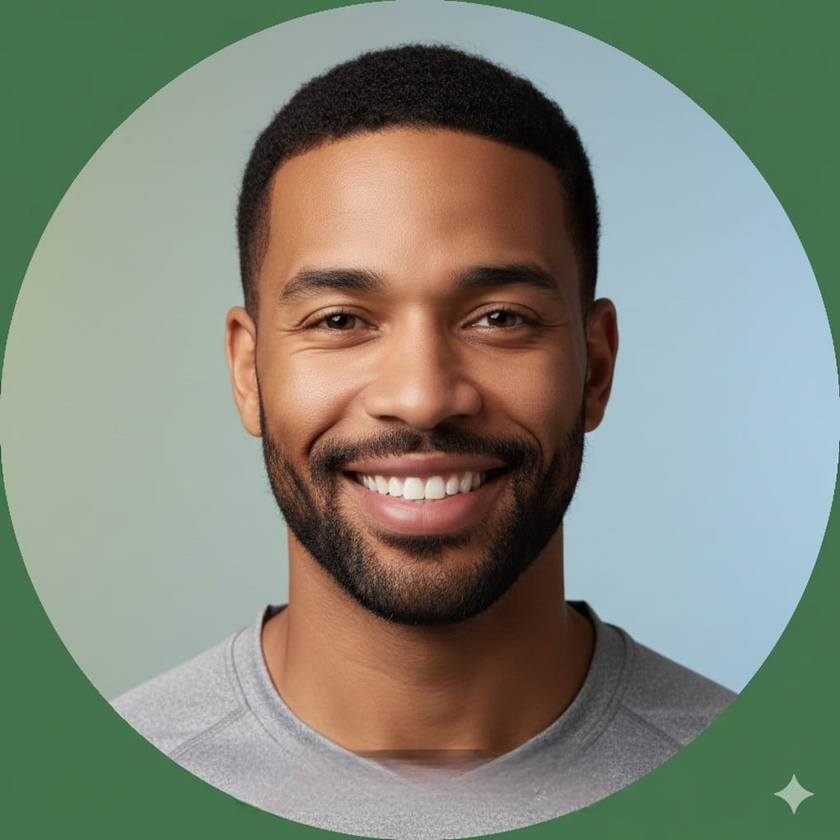
#> input picture face shape/pic.jpeg, 840 x 840 px, shrunk from 1024 x 1024 before the run
$ python face_shape.py.py -i pic.jpeg
#> lines starting #> are read from the running program, lines starting #| are printed output that depends on the picture
# face_shape.py
"""
Face shape classification (heuristic) using OpenCV Haar cascades.

- Detects face and eyes using OpenCV built-in Haar cascades.
- Estimates cheekbone width and jaw width from the face bounding box and eye positions.
- Classifies approximate face shape: Oval, Round, Square, Heart, Diamond, Oblong.
- Returns style suggestions for hair and eyewear.

Dependencies:
    pip install opencv-python numpy

Usage:
    python face_shape.py --image PATH_TO_IMAGE [--side left|right] [--out result.json]

Notes:
- This is a heuristic approach (not a research-grade ML classifier).
- Results depend on frontal face photos, neutral expression, and reasonable lighting.
"""
import argparse
import json
import math
import os
from typing import Dict, Any, Optional, Tuple, List

import cv2
import numpy as np

# Path to OpenCV's haar cascades (should be available in cv2.data.haarcascades)
HAAR_FACE = cv2.data.haarcascades + "haarcascade_frontalface_default.xml"
HAAR_EYE = cv2.data.haarcascades + "haarcascade_eye.xml"
HAAR_NOSE = cv2.data.haarcascades + "haarcascade_mcs_nose.xml"  # may or may not exist depending on opencv build
HAAR_MOUTH = cv2.data.haarcascades + "haarcascade_mcs_mouth.xml"  # optional

# Safety: fallback to face cascade only if some cascades missing
_face_cascade = cv2.CascadeClassifier(HAAR_FACE)
_eye_cascade = cv2.CascadeClassifier(HAAR_EYE)


def detect_primary_face(img_gray: np.ndarray) -> Optional[Tuple[int, int, int, int]]:
    """
    Detect the largest face in a grayscale image.
    Returns bbox (x, y, w, h) or None.
    """
    faces = _face_cascade.detectMultiScale(img_gray, scaleFactor=1.1, minNeighbors=5, minSize=(80, 80))
    if len(faces) == 0:
        return None
    # choose the largest face by area
    faces = sorted(faces, key=lambda r: r[2] * r[3], reverse=True)
    x, y, w, h = faces[0]
    return int(x), int(y), int(w), int(h)


def detect_eyes_in_face(img_gray: np.ndarray, face_bbox: Tuple[int, int, int, int]) -> List[Tuple[int, int, int, int]]:
    """
    Detect eyes within the face box and return list of bboxes (relative to whole image).
    """
    x, y, w, h = face_bbox
    face_roi = img_gray[y:y + h, x:x + w]
    eyes = _eye_cascade.detectMultiScale(face_roi, scaleFactor=1.1, minNeighbors=4, minSize=(15, 15))
    eyes_global = []
    for (ex, ey, ew, eh) in eyes:
        eyes_global.append((x + int(ex), y + int(ey), int(ew), int(eh)))
    # sort eyes by x (left->right)
    eyes_global = sorted(eyes_global, key=lambda e: e[0])
    return eyes_global


def midpoint(p1: Tuple[float, float], p2: Tuple[float, float]) -> Tuple[float, float]:
    return ((p1[0] + p2[0]) / 2.0, (p1[1] + p2[1]) / 2.0)


def estimate_measures_from_bbox_and_eyes(face_bbox: Tuple[int, int, int, int],
                                         eyes: List[Tuple[int, int, int, int]]) -> Dict[str, float]:
    """
    Estimate:
      - face_width, face_height (pixels)
      - aspect_ratio = face_height / face_width
      - eye_distance (center-to-center)
      - cheekbone_width_est (approx)
      - jaw_width_est (approx)
    These are heuristic estimates based on bbox geometry and eye positions.
    """
    x, y, w, h = face_bbox
    face_width = float(w)
    face_height = float(h)
    aspect_ratio = face_height / (face_width + 1e-9)

    # compute eye centers if available
    eye_centers = []
    for (ex, ey, ew, eh) in eyes[:2]:
        cx = ex + ew / 2.0
        cy = ey + eh / 2.0
        eye_centers.append((cx, cy))

    eye_distance = 0.0
    if len(eye_centers) >= 2:
        (x1, y1), (x2, y2) = eye_centers[0], eye_centers[1]
        eye_distance = math.hypot(x2 - x1, y2 - y1)

    # cheekbone width estimate:
    # assume cheekbones roughly sit across face at ~30% down from top of bbox
    cheek_y = y + int(0.30 * h)
    # estimate left and right cheek x positions as small inset from bbox edges
    cheek_left_x = x + int(0.12 * w)
    cheek_right_x = x + int(0.88 * w)
    cheekbone_width_est = float(cheek_right_x - cheek_left_x)

    # jaw width estimate:
    # approximate at ~85% down from top (near jawline)
    jaw_y = y + int(0.85 * h)
    jaw_left_x = x + int(0.18 * w)
    jaw_right_x = x + int(0.82 * w)
    jaw_width_est = float(jaw_right_x - jaw_left_x)

    # forehead width estimate at ~12% down from top
    forehead_y = y + int(0.12 * h)
    forehead_left_x = x + int(0.20 * w)
    forehead_right_x = x + int(0.80 * w)
    forehead_width_est = float(forehead_right_x - forehead_left_x)

    # normalized ratios
    cheek_to_face_ratio = cheekbone_width_est / (face_width + 1e-9)
    jaw_to_cheek_ratio = jaw_width_est / (cheekbone_width_est + 1e-9)
    forehead_to_cheek_ratio = forehead_width_est / (cheekbone_width_est + 1e-9)

    return {
        "face_width": face_width,
        "face_height": face_height,
        "aspect_ratio": aspect_ratio,
        "eye_distance": eye_distance,
        "cheekbone_width": cheekbone_width_est,
        "jaw_width": jaw_width_est,
        "forehead_width": forehead_width_est,
        "cheek_to_face_ratio": cheek_to_face_ratio,
        "jaw_to_cheek_ratio": jaw_to_cheek_ratio,
        "forehead_to_cheek_ratio": forehead_to_cheek_ratio,
    }


def classify_face_shape_from_measures(measures: Dict[str, float]) -> str:
    """
    Heuristic classification based on ratios.
    These heuristics are intentionally simple and conservative.
    """
    ar = measures["aspect_ratio"]
    jaw_cheek = measures["jaw_to_cheek_ratio"]
    fore_cheek = measures["forehead_to_cheek_ratio"]
    cheek_ratio = measures["cheek_to_face_ratio"]

    # Basic meaning of ratios:
    # - ar > 1.2 => long face (oblong)
    # - ar ~ 1.0 => balanced (square/oval/round)
    # - cheek_ratio near 0.8..0.9 means wide cheekbones relative to face width
    # - jaw_cheek < 0.9 means jaw narrower than cheekbones (possible heart/diamond)
    # - forehead wider than jaw -> heart
    # - cheekbones widest -> diamond
    # - jaw & forehead similar and angle strong -> square
    # - short height relative to width -> round

    # Apply ordered rules (most specific first)
    # 1) Oblong / rectangular: clearly tall
    if ar >= 1.25:
        return "Oblong"

    # 2) Round: low aspect ratio and cheekbones/width high
    if ar <= 0.95 and cheek_ratio >= 0.76:
        return "Round"

    # 3) Square: face height ~ width and jaw approx equal to cheek
    if 0.95 < ar < 1.15 and 0.92 <= jaw_cheek <= 1.08:
        return "Square"

    # 4) Heart: forehead wider than cheek/jaw and jaw noticeably narrower
    if fore_cheek > 1.05 and jaw_cheek < 0.90:
        return "Heart"

    # 5) Diamond: cheekbones are the widest region and forehead + jaw narrower
    # We check jaw_cheek < 0.95 and fore_cheek < 0.95 and cheek_ratio relatively high
    if jaw_cheek < 0.95 and fore_cheek < 0.95 and cheek_ratio >= 0.70:
        return "Diamond"

    # 6) Oval: moderate ratios (fallback, common)
    return "Oval"


def style_recommendations_for_shape(shape: str) -> Dict[str, str]:
    """
    High-level hairstyle and eyewear advice by shape.
    """
    recs = {}
    if shape == "Oval":
        recs["hair"] = "Most styles suit an oval face; try layers or soft waves."
        recs["eyewear"] = "Almost any frame shape works; square or geometric frames add contrast."
    elif shape == "Round":
        recs["hair"] = "Add height/volume on top and avoid heavy bangs; long layers elongate the face."
        recs["eyewear"] = "Angular frames (rectangular) help add definition."
    elif shape == "Square":
        recs["hair"] = "Soften the jawline with textured layers and side-swept bangs."
        recs["eyewear"] = "Round or oval frames soften strong jawlines."
    elif shape == "Heart":
        recs["hair"] = "Chin-length bobs or side-parted styles balance a narrower jaw."
        recs["eyewear"] = "Bottom-heavy frames or aviators complement heart shapes."
    elif shape == "Diamond":
        recs["hair"] = "Try soft chin-length cuts or styles that add width at the forehead/chin."
        recs["eyewear"] = "Cat-eye or rimless frames balance cheekbones."
    elif shape == "Oblong":
        recs["hair"] = "Avoid too much height; use bangs and soft curls to shorten the face visually."
        recs["eyewear"] = "Tall frames or styles with decorative temples help add width."
    else:
        recs["hair"] = "Experiment with styles; consider consulting a stylist."
        recs["eyewear"] = "Try different frame shapes to find contrast with your face."
    return recs


def analyze_face_shape(image_path: str, visualize: bool = False) -> Dict[str, Any]:
    """
    Main entry point: analyze an image and return results dict.
    If visualize=True, a debug image will be written next to the input file.
    """
    if not os.path.isfile(image_path):
        raise FileNotFoundError(f"Image not found: {image_path}")

    img_bgr = cv2.imread(image_path)
    if img_bgr is None:
        raise IOError(f"Failed to load image (cv2) at: {image_path}")

    img_gray = cv2.cvtColor(img_bgr, cv2.COLOR_BGR2GRAY)
    face_bbox = detect_primary_face(img_gray)
    debug_boxes = []

    if face_bbox is None:
        # fallback: try a larger search (scale parameters) or return early
        face_bbox = _face_cascade.detectMultiScale(img_gray, scaleFactor=1.05, minNeighbors=3, minSize=(60, 60))
        if isinstance(face_bbox, (list, tuple)) and len(face_bbox) > 0:
            x, y, w, h = face_bbox[0]
            face_bbox = (int(x), int(y), int(w), int(h))
        else:
            return {"error": "No face detected"}

    debug_boxes.append(("face", face_bbox))

    eyes = detect_eyes_in_face(img_gray, face_bbox)
    for e in eyes:
        debug_boxes.append(("eye", e))

    measures = estimate_measures_from_bbox_and_eyes(face_bbox, eyes)
    shape = classify_face_shape_from_measures(measures)
    recs = style_recommendations_for_shape(shape)

    result = {
        "image_path": image_path,
        "face_bbox": {"x": int(face_bbox[0]), "y": int(face_bbox[1]), "w": int(face_bbox[2]), "h": int(face_bbox[3])},
        "eyes_detected": [{"x": int(e[0]), "y": int(e[1]), "w": int(e[2]), "h": int(e[3])} for e in eyes],
        "measures": {k: (float(v) if isinstance(v, (int, float)) else v) for k, v in measures.items()},
        "face_shape": shape,
        "recommendations": recs,
    }

    # Optional visualization
    if visualize:
        vis = img_bgr.copy()
        # draw face bbox
        x, y, w, h = face_bbox
        cv2.rectangle(vis, (x, y), (x + w, y + h), (0, 255, 0), 2)
        for (ex, ey, ew, eh) in eyes:
            cv2.rectangle(vis, (ex, ey), (ex + ew, ey + eh), (255, 0, 0), 2)
        # write shape text
        cv2.putText(vis, f"Shape: {shape}", (x, max(10, y - 10)), cv2.FONT_HERSHEY_SIMPLEX, 0.9, (0, 255, 255), 2)
        out_path = os.path.splitext(image_path)[0] + "_face_shape_debug.jpg"
        cv2.imwrite(out_path, vis)
        result["debug_image"] = out_path

    return result


def parse_args_and_run():
    p = argparse.ArgumentParser(description="Face shape detection (heuristic) using OpenCV")
    p.add_argument("--image", "-i", required=True, help="Path to input image (frontal face recommended)")
    p.add_argument("--out", "-o", help="Optional JSON output path")
    p.add_argument("--visualize", "-v", action="store_true", help="Write debug visualization image")
    args = p.parse_args()

    try:
        res = analyze_face_shape(args.image, visualize=args.visualize)
#> in analyze_face_shape, img_bgr is the input picture: shape (840, 840, 3); mean B, G, R 120.2, 133.9, 128.1
#> in analyze_face_shape, `img_gray = cv2.cvtColor(img_bgr, cv2.COLOR_BGR2GRAY)`:
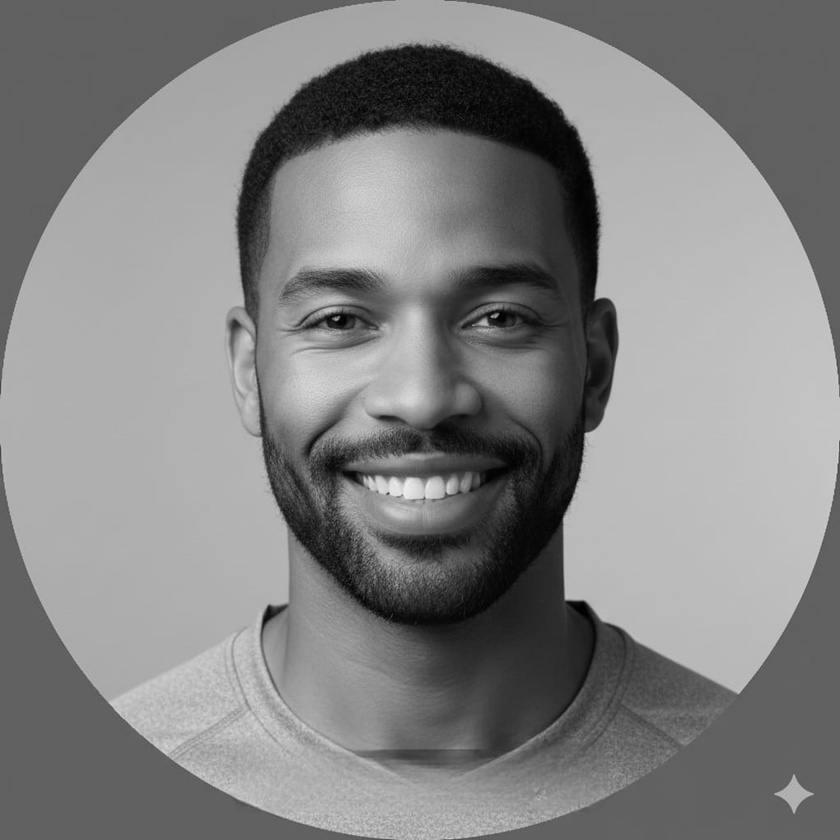
#> img_gray: shape (840, 840); min 0, max 240, mean 130.6
#> in detect_primary_face, `faces = _face_cascade.detectMultiScale(img_gray, scaleFactor=1.1, minN..`: faces = [[220, 155, 404, 404]]
#> in detect_primary_face, `x, y, w, h = faces[0]`: x = 220; y = 155; w = 404
#> in analyze_face_shape, `face_bbox = detect_primary_face(img_gray)`: face_bbox = (220, 155, 404, 404)
#> in detect_eyes_in_face, `x, y, w, h = face_bbox`: x = 220; y = 155; w = 404
#> in detect_eyes_in_face, `face_roi = img_gray[y:y + h, x:x + w]`:
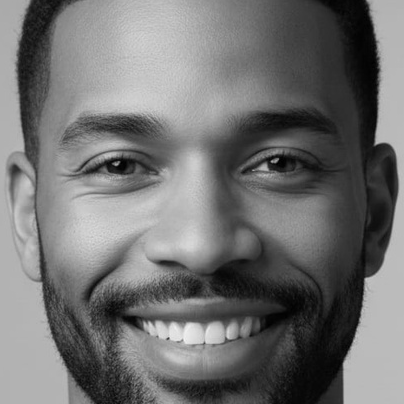
#> face_roi: shape (404, 404); min 0, max 240, mean 113
#> in detect_eyes_in_face, `eyes = _eye_cascade.detectMultiScale(face_roi, scaleFactor=1.1, minNei..`: eyes = [[227, 117, 96, 96], [61, 110, 112, 112]]
#> the loop in detect_eyes_in_face, `for (ex, ey, ew, eh) in eyes:` made 2 passes
#> after the loop in detect_eyes_in_face, `for (ex, ey, ew, eh) in eyes:`: eyes_global = [(447, 272, 96, 96), (281, 265, 112, 112)]
#> in detect_eyes_in_face, `eyes_global = sorted(eyes_global, key=lambda e: e[0])`: eyes_global = [(281, 265, 112, 112), (447, 272, 96, 96)]
#> the loop in analyze_face_shape, `for e in eyes:` made 2 passes
#> after the loop in analyze_face_shape, `for e in eyes:`: debug_boxes = [('face', (220, 155, 404, 404)), ('eye', (281, 265, 112, 112)), ('eye', (447, 272, 96, 96))]
#> in estimate_measures_from_bbox_and_eyes, `x, y, w, h = face_bbox`: x = 220; y = 155; w = 404
#> in estimate_measures_from_bbox_and_eyes, `aspect_ratio = face_height / (face_width + 1e-9)`: aspect_ratio = 1
#> the loop in estimate_measures_from_bbox_and_eyes, `for (ex, ey, ew, eh) in eyes[:2]:` made 2 passes
#> (ex, ey, ew, eh, cx, cy) on passes 1 to 2: (281, 265, 112, 112, 337, 321), (447, 272, 96, 96, 495, 320)
#> after the loop in estimate_measures_from_bbox_and_eyes, `for (ex, ey, ew, eh) in eyes[:2]:`: eye_centers = [(337, 321), (495, 320)]
#> in estimate_measures_from_bbox_and_eyes, `(x1, y1), (x2, y2) = eye_centers[0], eye_centers[1]`: x1 = 337; y1 = 321; x2 = 495; y2 = 320
#> in estimate_measures_from_bbox_and_eyes, `eye_distance = math.hypot(x2 - x1, y2 - y1)`: eye_distance = 158
#> in estimate_measures_from_bbox_and_eyes, `cheek_y = y + int(0.30 * h)`: cheek_y = 276
#> in estimate_measures_from_bbox_and_eyes, `cheek_left_x = x + int(0.12 * w)`: cheek_left_x = 268
#> in estimate_measures_from_bbox_and_eyes, `cheek_right_x = x + int(0.88 * w)`: cheek_right_x = 575
#> in estimate_measures_from_bbox_and_eyes, `cheekbone_width_est = float(cheek_right_x - cheek_left_x)`: cheekbone_width_est = 307
#> in estimate_measures_from_bbox_and_eyes, `jaw_y = y + int(0.85 * h)`: jaw_y = 498
#> in estimate_measures_from_bbox_and_eyes, `jaw_left_x = x + int(0.18 * w)`: jaw_left_x = 292
#> in estimate_measures_from_bbox_and_eyes, `jaw_right_x = x + int(0.82 * w)`: jaw_right_x = 551
#> in estimate_measures_from_bbox_and_eyes, `jaw_width_est = float(jaw_right_x - jaw_left_x)`: jaw_width_est = 259
#> in estimate_measures_from_bbox_and_eyes, `forehead_y = y + int(0.12 * h)`: forehead_y = 203
#> in estimate_measures_from_bbox_and_eyes, `forehead_left_x = x + int(0.20 * w)`: forehead_left_x = 300
#> in estimate_measures_from_bbox_and_eyes, `forehead_right_x = x + int(0.80 * w)`: forehead_right_x = 543
#> in estimate_measures_from_bbox_and_eyes, `forehead_width_est = float(forehead_right_x - forehead_left_x)`: forehead_width_est = 243
#> in estimate_measures_from_bbox_and_eyes, `cheek_to_face_ratio = cheekbone_width_est / (face_width + 1e-9)`: cheek_to_face_ratio = 0.76
#> in estimate_measures_from_bbox_and_eyes, `jaw_to_cheek_ratio = jaw_width_est / (cheekbone_width_est + 1e-9)`: jaw_to_cheek_ratio = 0.844
#> in estimate_measures_from_bbox_and_eyes, `forehead_to_cheek_ratio = forehead_width_est / (cheekbone_width_est + ..`: forehead_to_cheek_ratio = 0.792
#> in analyze_face_shape, `measures = estimate_measures_from_bbox_and_eyes(face_bbox, eyes)`: measures = 10 items
#> in classify_face_shape_from_measures, `ar = measures["aspect_ratio"]`: ar = 1
#> in classify_face_shape_from_measures, `jaw_cheek = measures["jaw_to_cheek_ratio"]`: jaw_cheek = 0.844
#> in classify_face_shape_from_measures, `fore_cheek = measures["forehead_to_cheek_ratio"]`: fore_cheek = 0.792
#> in classify_face_shape_from_measures, `cheek_ratio = measures["cheek_to_face_ratio"]`: cheek_ratio = 0.76
#> in analyze_face_shape, `shape = classify_face_shape_from_measures(measures)`: shape = 'Diamond'
#> in analyze_face_shape, `recs = style_recommendations_for_shape(shape)`: recs = 2 items
#> res = 6 items
    except Exception as e:
        print("Error:", e)
        return

    if args.out:
        try:
            with open(args.out, "w") as f:
                json.dump(res, f, indent=2)
            print(f"Wrote JSON to: {args.out}")
        except Exception as e:
            print("Failed to write JSON:", e)

    # pretty print summary
    if "error" in res:
        print("Error:", res["error"])
        return
    print("=== Face Shape Analysis ===")
    print("Image:", res["image_path"])
#| Image: pic.jpeg
    fb = res["face_bbox"]
#> fb = {'x': 220, 'y': 155, 'w': 404, 'h': 404}
    print(f"Face bbox: x={fb['x']} y={fb['y']} w={fb['w']} h={fb['h']}")
#| Face bbox: x=220 y=155 w=404 h=404
    print("Detected eyes:", len(res["eyes_detected"]))
#| Detected eyes: 2
    m = res["measures"]
#> m = 10 items
    print(f"Face width: {m['face_width']:.1f}px  height: {m['face_height']:.1f}px  aspect_ratio(h/w): {m['aspect_ratio']:.2f}")
#| Face width: 404.0px  height: 404.0px  aspect_ratio(h/w): 1.00
    print("Cheekbone width est: {:.1f}px  Jaw width est: {:.1f}px".format(m["cheekbone_width"], m["jaw_width"]))
#| Cheekbone width est: 307.0px  Jaw width est: 259.0px
    print("Inferred face shape:", res["face_shape"])
#| Inferred face shape: Diamond
    print("Recommendations:")
    for k, v in res["recommendations"].items():
        print(f"  {k}: {v}")
#> this loop made 2 passes
#> k on passes 1 to 2: 'hair', 'eyewear'
#|   hair: Try soft chin-length cuts or styles that add width at the forehead/chin.
#|   eyewear: Cat-eye or rimless frames balance cheekbones.


if __name__ == "__main__":
    parse_args_and_run()
